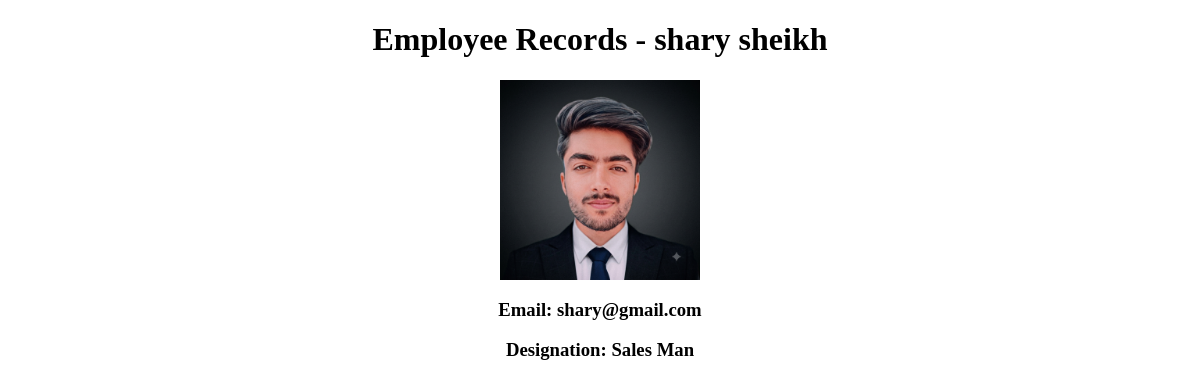
/employee/3, run on the app's committed database.
### employees/models.py (models this page shows)
class Employee(models.Model):
    first_name = models.CharField(max_length=50)
    last_name = models.CharField(max_length=50)
    email = models.EmailField(unique=True)
    designation = models.CharField(max_length=50)
    salary = models.IntegerField()
    joining_date = models.DateField()
    is_active = models.BooleanField(default=True)
    department = models.ForeignKey('Department', on_delete=models.SET_NULL, null=True, blank=True)
    manager = models.ForeignKey('self', on_delete=models.SET_NULL, null=True, blank=True)
    image = models.ImageField(upload_to='emp_images', default='default.png')
    def __str__(self):
        return f"{self.first_name} {self.last_name}"
    def full_name(self):
        return f"{self.first_name} {self.last_name}"

### employees/views.py (the view)
# urls.py: path('<int:id>', views.employee_detials, name='employee_name'),
def employee_detials(request, id):
    employee = get_object_or_404(Employee, pk=id)
    print(employee)
    context = {
        "employee": employee
    }
    return render(request, "employee_details.html", context)

### templates/employee_details.html (shortened to what this page needs)
{% load static %}
<!doctype html>
<html lang="en">
  <head>
    <link rel="stylesheet" href="{% static 'css/style.css' %}" />
  </head>
  <body>
    <h1>Employee Records - {{ employee.full_name }}</h1>
    <img
      src="{{ employee.image.url}}"
      alt="{{employee.first_name}}"
      style="
        width: 200px;
        margin-left: auto;
        margin-right: auto;
        max-width: 100%;
        display: block;
      "
    />
    <h3>Email: {{ employee.email }}</h3>
    <h3>Designation: {{ employee.designation }}</h3>
  </body>
</html>

### static/css/style.css (style rules this page uses)
h1, h3 { text-align: center; }

### data on the page
Employee: full_name "shary sheikh", image (picture), email "shary@gmail.com", designation "Sales Man"
